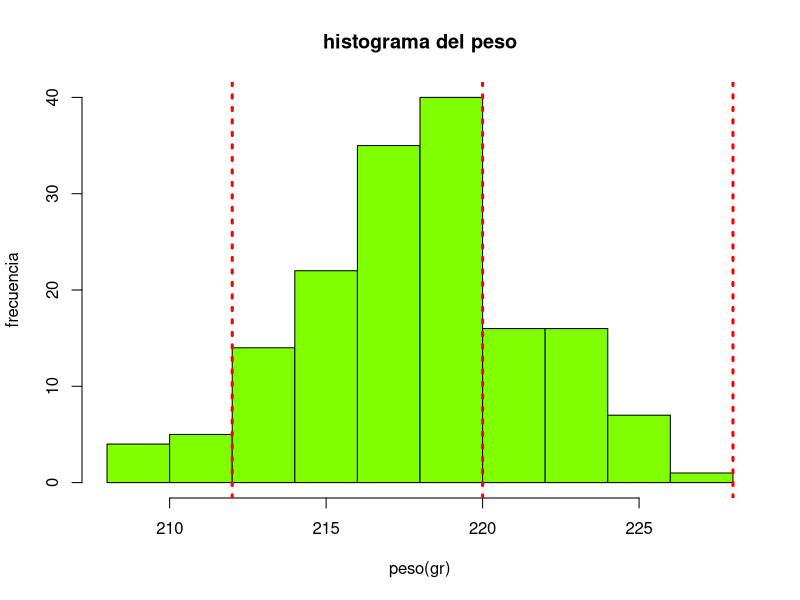
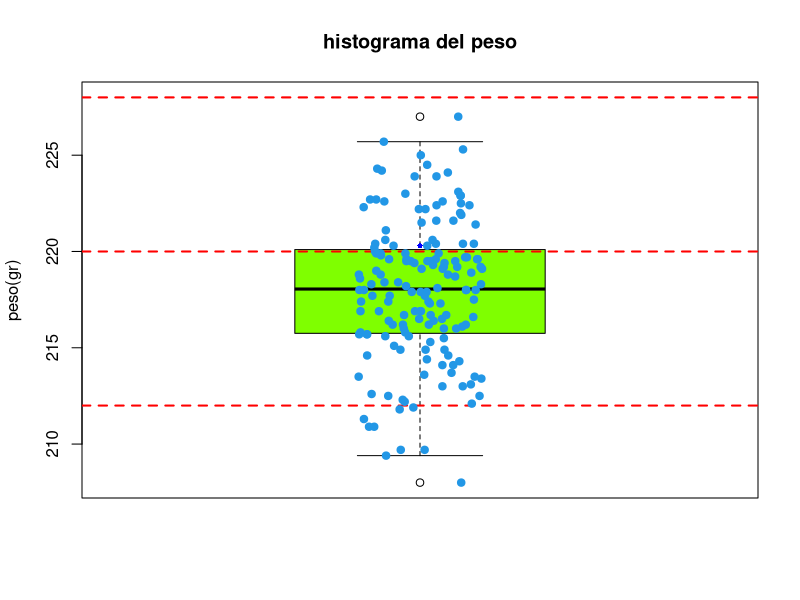
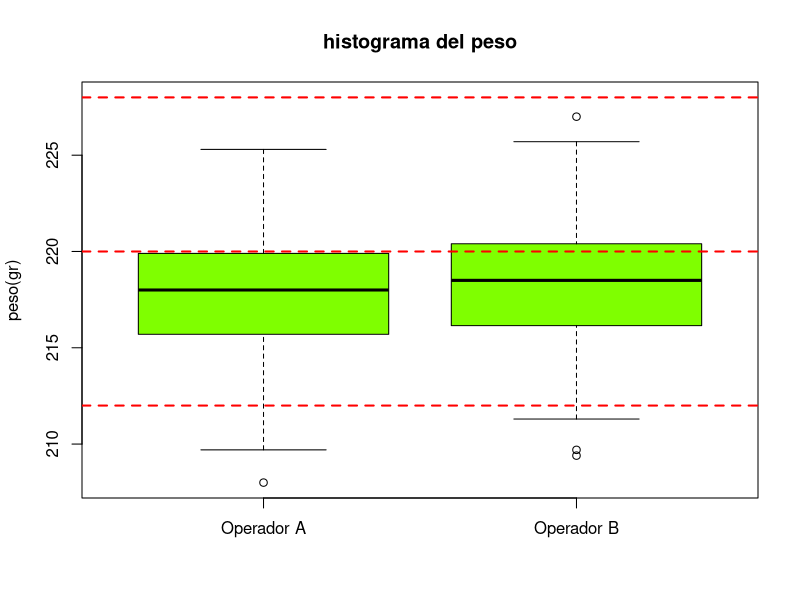
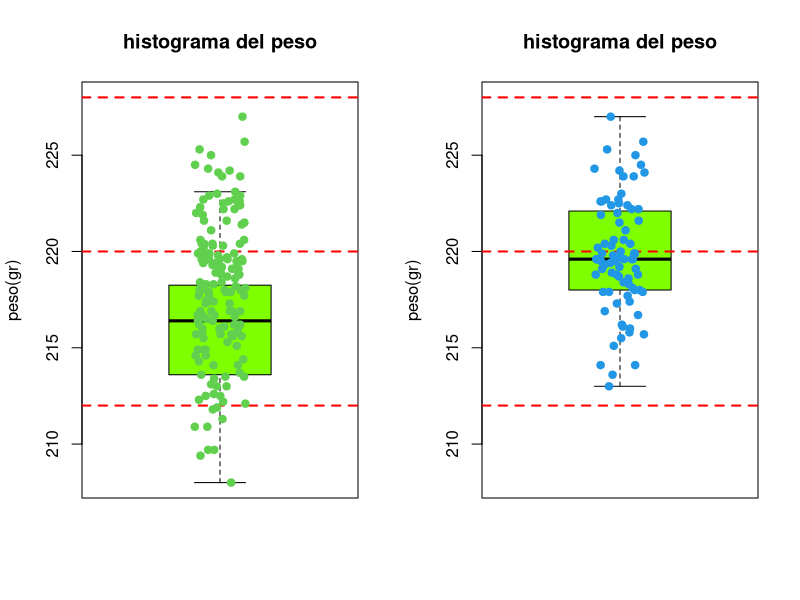
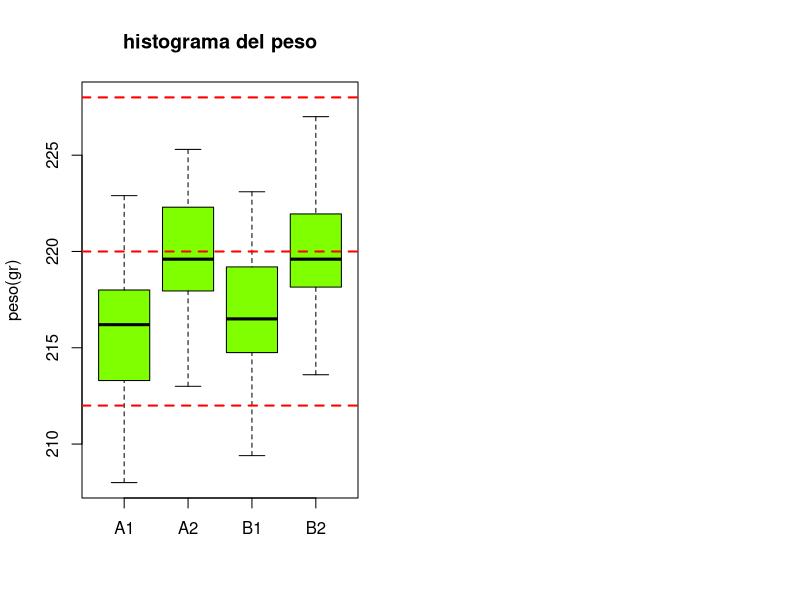

Generate these figures, in order, with R:
#------------------------------------------------------#
#-- Universidad del Valle: Escuela de Estadistica    --#
#-- Taller1                                          --# 
#-- Asignatura: Probabilidad y Estadística           --#
#-- Profesores: Ivan Mauricio Bermudez               --#
#------------------------------------------------------#
#               ESTUDIANTES:CODIGO
#-- Javier Humberto Grijalba Camayo: 1743693         --# 
#-- :              --# 
#------------------------------------------------------#
#y es la variable respuesta, y x es la variable explicativa
#relaciones lineales,
#### 0. Establecer el directorio de trabajo ####


#### 1. Lectura de datos ####

datos <- read.table("data_embutidos.txt", header=TRUE, dec=".")

names(datos) #nombres de las variables en la BD.
str(datos)  #Indica el tipo de variable
head(datos) #Muestra las primeras lineas de la BD.

#### 2. Crear histograma ####

hist(datos$peso,
     main=paste("histograma del peso"),
     xlab="peso(gr)",
     ylab="frecuencia",
     xlim=c(208,228),
     col="#7FFF00")
#esto sobrepone lineas
#esta funcion siempre va despues del grafico
abline(v=c(212,220,228),lty=c(3,3,3),lwd=c(3,3,3),col="red")


#### 2.b. Crear Boxplot ####
#boxplot(datos$peso) #generico
#no hay medidad de frecuencia asi que omitimos xlab
boxplot(datos$peso,
        main="histograma del peso",
        ylab="peso(gr)",
        ylim=c(208,228),
        col="#7FFF00")
abline(h=c(212,220,228),lty=2,lwd=2,col="red")
# Points
stripchart(datos$peso,              # Data
           method = "jitter", # Random noise
           pch = 19,          # Pch symbols
           col = 4,           # Color of the symbol
           vertical = TRUE,   # Vertical mode
           add = TRUE)        # Add it over

points(datos$peso, pch = 16, col = "blue", cex = 0.7)


#estaba tratando de agregar los puntos al box plot
#boxplot(c(1, 2, 3, 4, 5,5,5))
#x <- c(1, 2, 3)
#y <- c(3, 3, 1)
#points(x,y, pch = 16, col = "red")



#### 3. tratando de encontrar porque esta fallando esto ####
#trataremos las 4 combinaciones de de maquina con operador.
#operador 1 y maquina 1
#operador 1 y mauqina 2
#operador 2 y mauqina 1
#operador 2 y mauqina 2

##### 3.a. revisando si alguno de los operadores es responsable #####
#datosOperadorA<-which(datos$operario == 'A')
#datosOperadorB<-which(datos$operario == 'B')

datosOperadorA<-datos[datos$operario == 'A',]
datosOperadorB<-datos[datos$operario == 'B',]

boxplot(datosOperadorA$peso,datosOperadorB$peso,
        names=c("Operador A","Operador B"),
        main="histograma del peso",
        ylab="peso(gr)",
        ylim=c(208,228),
        col="#7FFF00")
abline(h=c(212,220,228),lty=2,lwd=2,col="red")



##### 3.b. revisando si alguno de las maquinas es responsable #####
datosMaquina1<-datos[datos$maquina == 1,]
datosMaquina2<-datos[datos$maquina == 2,]
par(mfrow = c(1, 2))
boxplot(datosMaquina1$peso,
        names=c("Maquina 1"),
        main="histograma del peso",
        ylab="peso(gr)",
        ylim=c(208,228),
        col="#7FFF00")
abline(h=c(212,220,228),lty=2,lwd=2,col="red")
# Points
stripchart(c(datosMaquina1$peso,datosMaquina2$peso),              # Data
           method = "jitter", # Random noise
           pch = 19,          # Pch symbols
           col = 3:4,           # Color of the symbol
           vertical = TRUE,   # Vertical mode
           add = TRUE)        # Add it over

boxplot(datosMaquina2$peso,
        names=c("Maquina 2"),
        main="histograma del peso",
        ylab="peso(gr)",
        ylim=c(208,228),
        col="#7FFF00")
abline(h=c(212,220,228),lty=2,lwd=2,col="red")
stripchart(datosMaquina2$peso,              # Data
           method = "jitter", # Random noise
           pch = 19,          # Pch symbols
           col = 4,           # Color of the symbol
           vertical = TRUE,   # Vertical mode
           
           add = TRUE)

#basado en este boxplot voy a asumir que la maquina 1 es responsable
#por las dificultades


datosA1 <- datos[(datos$operario == 'A')& (datos$maquina == 1),]
datosA2 <- datos[(datos$operario == 'A')& (datos$maquina == 2),]
datosB1 <- datos[(datos$operario == 'B')& (datos$maquina == 1),]
datosB2 <- datos[(datos$operario == 'B')& (datos$maquina == 2),]
boxplot(datosA1$peso,datosA2$peso,datosB1$peso,datosB2$peso,
        names=c("A1","A2","B1","B2"),
        main="histograma del peso",
        ylab="peso(gr)",
        ylim=c(208,228),
        col="#7FFF00")
abline(h=c(212,220,228),lty=2,lwd=2,col="red")
#habiendo hecho las 4 combinaciones de maquinas y operadores, concluyo que
#los resultados permanecen mas centrados cuando usamos la maquina 2
